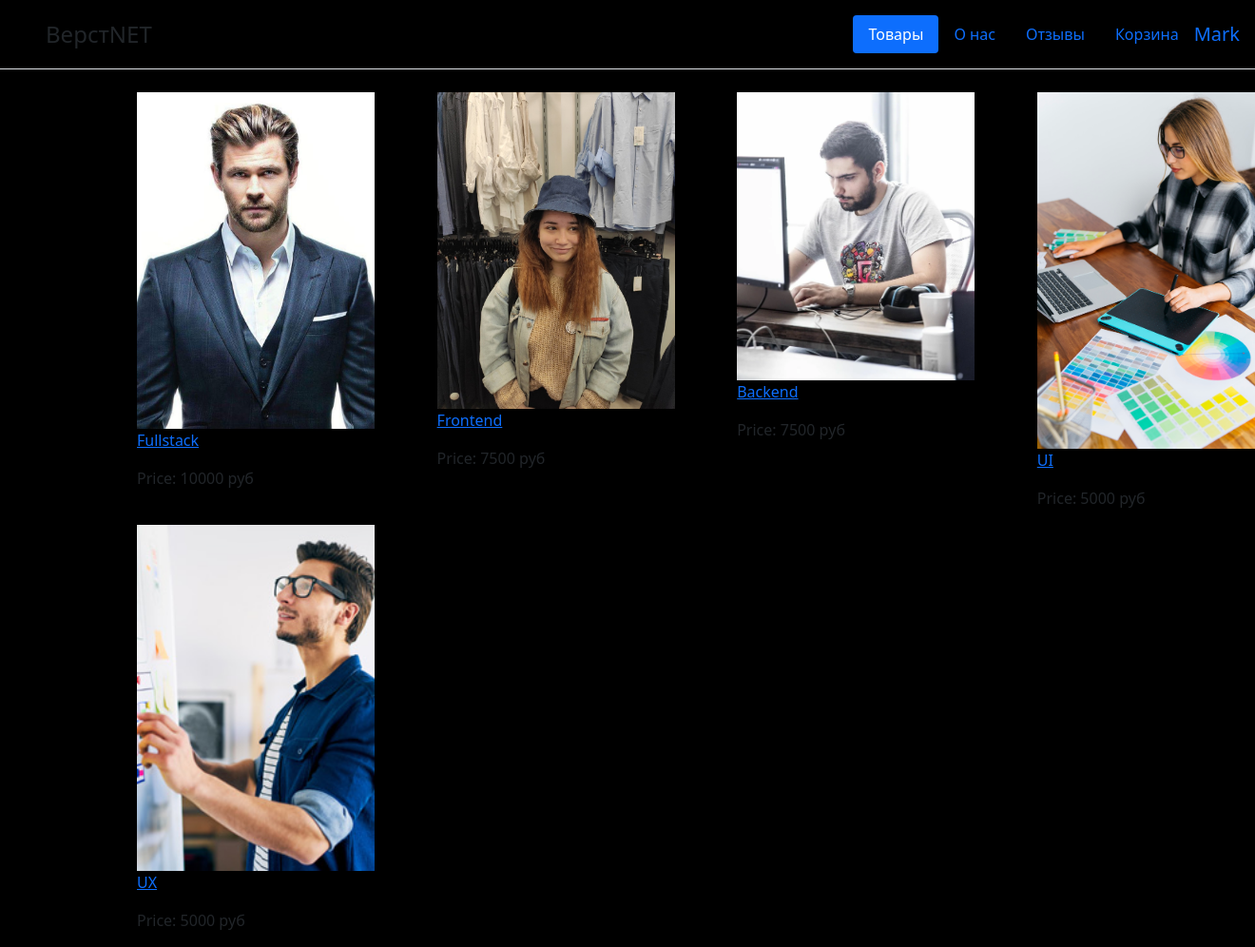
Page / (signed in) on the earlier database version.
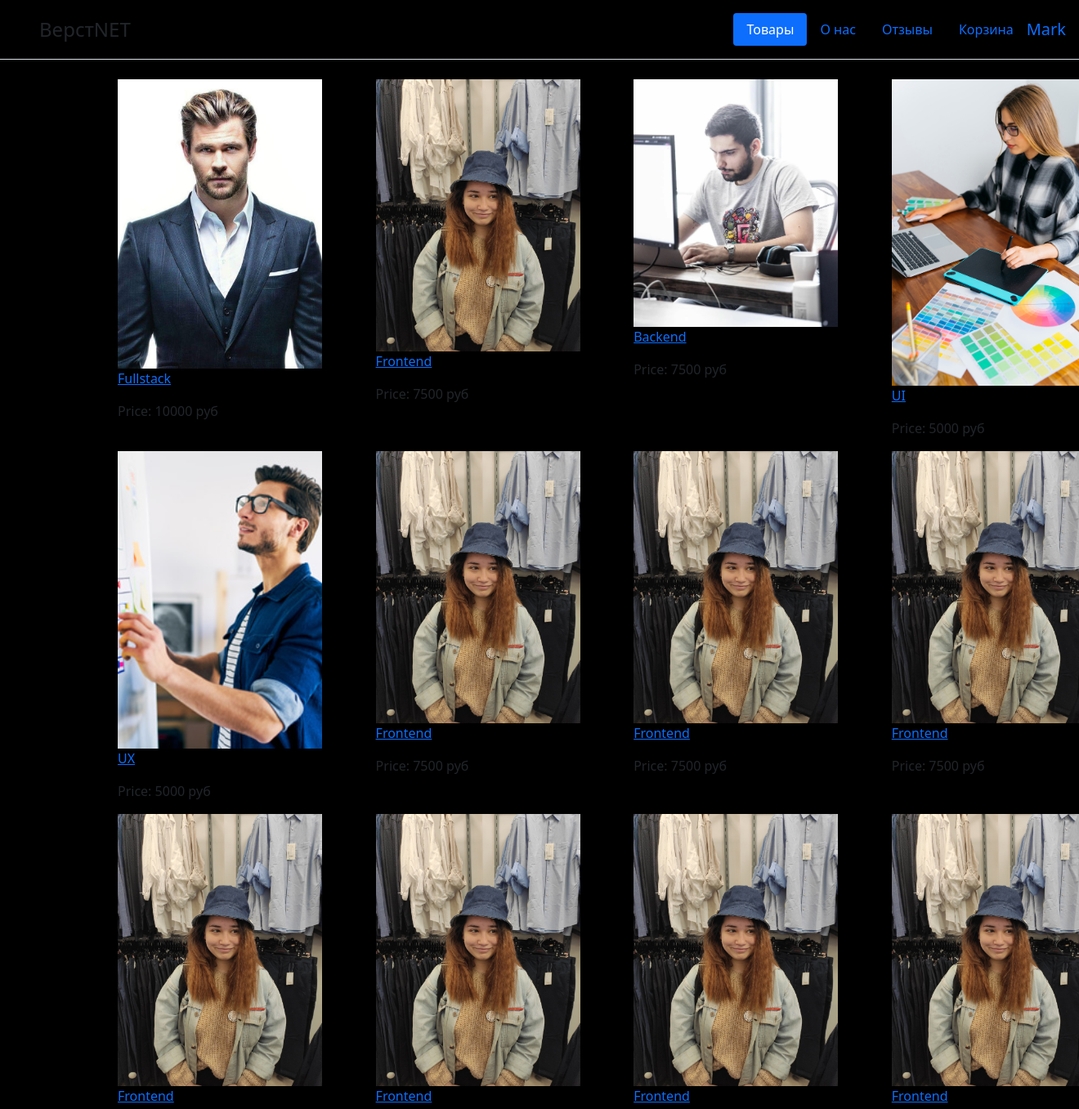
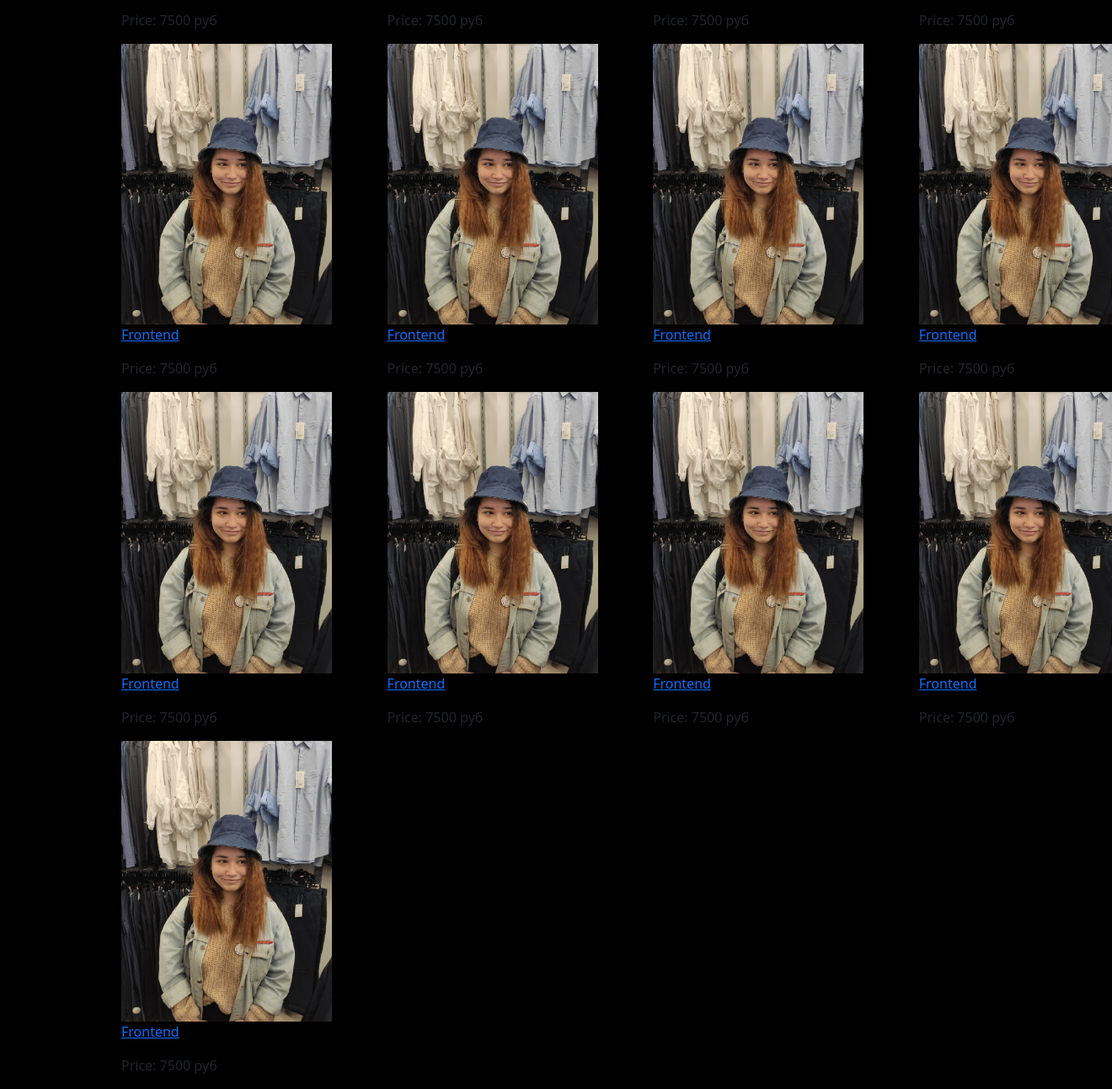
Same page on the later database version (2 pictures, top to bottom).
### data/user.py (models this page shows, shortened)
class User(SqlAlchemyBase, UserMixin, SerializerMixin):
    __tablename__ = 'users'
    id = sqlalchemy.Column(sqlalchemy.Integer,
                           primary_key=True, autoincrement=True)
    surname = sqlalchemy.Column(sqlalchemy.String)
    name = sqlalchemy.Column(sqlalchemy.String)
    email = sqlalchemy.Column(sqlalchemy.String)
    hashed_password = sqlalchemy.Column(sqlalchemy.String)

### data/products.py (models this page shows)
class Products(SqlAlchemyBase, SerializerMixin):
    __tablename__ = 'products'
    id = sqlalchemy.Column(sqlalchemy.Integer,
                           primary_key=True, autoincrement=True)
    name = sqlalchemy.Column(sqlalchemy.String)
    image = sqlalchemy.Column(sqlalchemy.String)
    description = sqlalchemy.Column(sqlalchemy.String)
    cost = sqlalchemy.Column(sqlalchemy.Integer)
    sold = sqlalchemy.Column(sqlalchemy.BOOLEAN)

### main.py (the view)
@app.route('/')
def start_page():
    db_sess = db_session.create_session()
    products = db_sess.query(Products).filter(Products.sold)
    params = {
        'title': "ВерстNET",
        'now_tab': 1,
        'lst': products
    }
    print(list(params['lst']))
    return render_template('main.html', **params)

### data/db_session.py (called while the page is built)
def create_session() -> Session:
    global __factory
    return __factory()

### main.py (called while the page is built)
@login_manager.user_loader
def load_user(user_id):
    db_sess = db_session.create_session()
    return db_sess.query(User).get(user_id)

### templates/main.html
{% extends "base.html" %}
{% block content %}
<div>
<div class="row" style="margin: 0 10%">
     <div class="col-sm-4" style="display: inline-flex">
         {% for product in lst %}
         {% if loop.index0 % 4 == 0 %}
            </div>
            </div>
            <div class="row" style="margin: 0 10%">
            <div class="col-sm-4" style="display: inline-flex;">
         {% endif %}
         <div class="product" style="margin-right: 20%;">
             <div class="product-img">
                 <a href="{{ product.id }}"><img style="width: 250px;" src="{{ product.image }}" alt=""></a>
             </div>
         <p class="product-title">
             <a href="{{ product.id }}">{{ product.name }}</a>
         </p>
         <p class="product-price">Price: {{ product.cost }} руб</p>
         </div>
         {% endfor %}
     </div>
</div>
</div>
{% endblock %}

### templates/base.html (shortened to what this page needs)
<!DOCTYPE html>
<html lang="ru">
<head>
    <link rel="stylesheet"
		  href="https://stackpath.bootstrapcdn.com/bootstrap/4.2.1/css/bootstrap.min.css"
>
	<link href="https://cdn.jsdelivr.net/npm/bootstrap@5.0.0-beta2/dist/css/bootstrap.min.css"
		  rel="stylesheet"
>
    <link rel="stylesheet" href="styles.css" type="text/css">
</head>
<body>
      <header class="d-flex flex-wrap justify-content-center py-3 mb-4 border-bottom">
        <a href="/" class="d-flex align-items-center mb-3 mb-md-0 me-md-auto text-dark text-decoration-none">
          <svg class="bi me-2" width="40" height="32"><use xlink:href="#bootstrap"/></svg>
          <span class="fs-4"> ВерстNET</span>
        </a>
        <ul class="nav nav-pills">
          <li class="nav-item"><a href="/" class="nav-link {% if now_tab == 1 %} active {% endif %}">Товары</a></li>
          <li class="nav-item"><a href="/about_us" class="nav-link {% if now_tab == 2 %} active {% endif %}">О нас</a></li>
          <li class="nav-item"><a href="/comments" class="nav-link {% if now_tab == 3 %} active {% endif %}">Отзывы</a></li>
            {% if current_user.is_authenticated %}
                <li class="nav-item"><a href="/bag" class="nav-link {% if now_tab == 6 %} active {% endif %}">Корзина</a></li>
            <li><a class="navbar-brand" href="/logout">{{ current_user.name }}</a></li>
            {% else %}
            <li class="nav-item"><a href="/login" class="nav-link {% if now_tab == 4 %} active {% endif %}">Войти</a></li>
          <li class="nav-item"><a href="/register" class="nav-link {% if now_tab == 5 %} active {% endif %}">Регистрация</a></li>
            {% endif %}
        </ul>
      </header>
      <main>
          {% block content %} {% endblock %}
      </main>
</body>
</html>

### static/css/styles.css (style rules this page uses)
* { margin: 0; padding: 0; }
body { background-color: #000; background-image: 'background.png' }

Differences in the rows shown:
added Products: image (picture), name "Frontend", cost "7500"
added Products: image (picture), name "Frontend", cost "7500"
added Products: image (picture), name "Frontend", cost "7500"
added Products: image (picture), name "Frontend", cost "7500"
added Products: image (picture), name "Frontend", cost "7500"
added Products: image (picture), name "Frontend", cost "7500"
added Products: image (picture), name "Frontend", cost "7500"
added Products: image (picture), name "Frontend", cost "7500"
added Products: image (picture), name "Frontend", cost "7500"
added Products: image (picture), name "Frontend", cost "7500"
added Products: image (picture), name "Frontend", cost "7500"
added Products: image (picture), name "Frontend", cost "7500"
added Products: image (picture), name "Frontend", cost "7500"
added Products: image (picture), name "Frontend", cost "7500"
added Products: image (picture), name "Frontend", cost "7500"
added Products: image (picture), name "Frontend", cost "7500"
